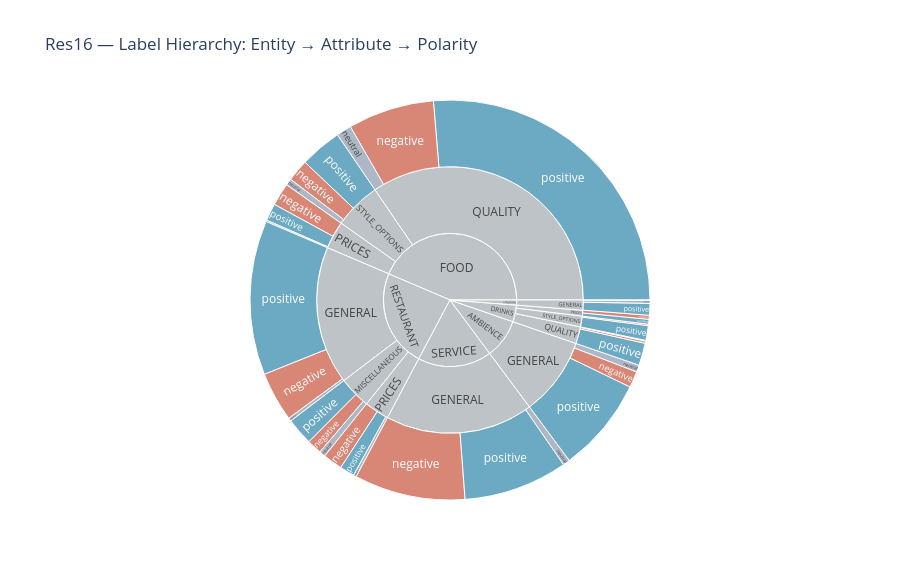

Notebook cell for this chart:
### Code cell
# ── Cell 13: Sunburst — Cấu trúc phân cấp Entity → Attribute → Polarity ───
hier = df.groupby(['entity', 'attribute', 'polarity']).size().reset_index(name='count')

fig = px.sunburst(
    hier, path=['entity', 'attribute', 'polarity'],
    values='count',
    color='polarity',
    color_discrete_map={
        'positive': '#2E86AB',
        'negative': '#C8553D',
        'neutral' : '#8D99AE',
        '(?)': '#bdc3c7'
    },
    title='Res16 — Label Hierarchy: Entity → Attribute → Polarity'
)
fig.update_layout(height=580)
fig.show()   # tương tác (plotly): không hiển thị trên GitHub; bản tĩnh tương đương ở Cell 10–12
print('💡 Click vào từng lớp để drill down vào cấu trúc phân cấp của nhãn.')

### Figure 1 — Plotly figure (JSON) as saved in the notebook; plotly's stock layout.template omitted (floating-point values rounded to 4 significant figures)
{"data": [{"branchvalues": "total", "customdata": [["(?)"], ["(?)"], ["(?)"], ["(?)"], ["(?)"], ["(?)"], ["(?)"], ["(?)"], ["(?)"], ["(?)"], ["(?)"], ["(?)"], ["(?)"], ["(?)"], ["(?)"], ["(?)"], ["(?)"], ["(?)"], ["negative"], ["negative"], ["negative"], ["negative"], ["negative"], ["negative"], ["negative"], ["negative"], ["negative"], ["negative"], ["negative"], ["negative"], ["neutral"], ["neutral"], ["neutral"], ["neutral"], ["neutral"], ["neutral"], ["neutral"], ["neutral"], ["neutral"], ["neutral"], ["positive"], ["positive"], ["positive"], ["positive"], ["positive"], ["positive"], ["positive"], ["positive"], ["positive"], ["positive"], ["positive"], ["positive"]], "domain": {"x": [0, 1], "y": [0, 1]}, "hovertemplate": "labels=%{label}<br>count=%{value}<br>parent=%{parent}<br>id=%{id}<br>polarity=%{customdata[0]}<extra></extra>", "ids": ["SERVICE", "AMBIENCE/GENERAL", "DRINKS/PRICES", "DRINKS/QUALITY", "DRINKS/STYLE_OPTIONS", "FOOD/PRICES", "FOOD/QUALITY", "RESTAURANT", "LOCATION/GENERAL", "FOOD/STYLE_OPTIONS", "RESTAURANT/MISCELLANEOUS", "RESTAURANT/PRICES", "SERVICE/GENERAL", "AMBIENCE", "DRINKS", "FOOD", "LOCATION", "RESTAURANT/GENERAL", "SERVICE/GENERAL/negative", "RESTAURANT/PRICES/negative", "RESTAURANT/GENERAL/negative", "AMBIENCE/GENERAL/negative", "RESTAURANT/MISCELLANEOUS/negative", "DRINKS/PRICES/negative", "LOCATION/GENERAL/negative", "DRINKS/QUALITY/negative", "DRINKS/STYLE_OPTIONS/negative", "FOOD/PRICES/negative", "FOOD/QUALITY/negative", "FOOD/STYLE_OPTIONS/negative", "AMBIENCE/GENERAL/neutral", "DRINKS/QUALITY/neutral", "FOOD/PRICES/neutral", "LOCATION/GENERAL/neutral", "SERVICE/GENERAL/neutral", "RESTAURANT/GENERAL/neutral", "RESTAURANT/MISCELLANEOUS/neutral", "RESTAURANT/PRICES/neutral", "FOOD/QUALITY/neutral", "FOOD/STYLE_OPTIONS/neutral", "RESTAURANT/PRICES/positive", "DRINKS/STYLE_OPTIONS/positive", "SERVICE/GENERAL/positive", "DRINKS/QUALITY/positive", "RESTAURANT/MISCELLANEOUS/positive", "LOCATION/GENERAL/positive", "DRINKS/PRICES/positive", "RESTAURANT/GENERAL/positive", "AMBIENCE/GENERAL/positive", "FOOD/QUALITY/positive", "FOOD/PRICES/positive", "FOOD/STYLE_OPTIONS/positive"], "labels": ["SERVICE", "GENERAL", "PRICES", "QUALITY", "STYLE_OPTIONS", "PRICES", "QUALITY", "RESTAURANT", "GENERAL", "STYLE_OPTIONS", "MISCELLANEOUS", "PRICES", "GENERAL", "AMBIENCE", "DRINKS", "FOOD", "LOCATION", "GENERAL", "negative", "negative", "negative", "negative", "negative", "negative", "negative", "negative", "negative", "negative", "negative", "negative", "neutral", "neutral", "neutral", "neutral", "neutral", "neutral", "neutral", "neutral", "neutral", "neutral", "positive", "positive", "positive", "positive", "positive", "positive", "positive", "positive", "positive", "positive", "positive", "positive"], "marker": {"colors": ["#bdc3c7", "#bdc3c7", "#bdc3c7", "#bdc3c7", "#bdc3c7", "#bdc3c7", "#bdc3c7", "#bdc3c7", "#bdc3c7", "#bdc3c7", "#bdc3c7", "#bdc3c7", "#bdc3c7", "#bdc3c7", "#bdc3c7", "#bdc3c7", "#bdc3c7", "#bdc3c7", "#C8553D", "#C8553D", "#C8553D", "#C8553D", "#C8553D", "#C8553D", "#C8553D", "#C8553D", "#C8553D", "#C8553D", "#C8553D", "#C8553D", "#8D99AE", "#8D99AE", "#8D99AE", "#8D99AE", "#8D99AE", "#8D99AE", "#8D99AE", "#8D99AE", "#8D99AE", "#8D99AE", "#2E86AB", "#2E86AB", "#2E86AB", "#2E86AB", "#2E86AB", "#2E86AB", "#2E86AB", "#2E86AB", "#2E86AB", "#2E86AB", "#2E86AB", "#2E86AB"]}, "name": "", "parents": ["", "AMBIENCE", "DRINKS", "DRINKS", "DRINKS", "FOOD", "FOOD", "", "LOCATION", "FOOD", "RESTAURANT", "RESTAURANT", "SERVICE", "", "", "", "", "RESTAURANT", "SERVICE/GENERAL", "RESTAURANT/PRICES", "RESTAURANT/GENERAL", "AMBIENCE/GENERAL", "RESTAURANT/MISCELLANEOUS", "DRINKS/PRICES", "LOCATION/GENERAL", "DRINKS/QUALITY", "DRINKS/STYLE_OPTIONS", "FOOD/PRICES", "FOOD/QUALITY", "FOOD/STYLE_OPTIONS", "AMBIENCE/GENERAL", "DRINKS/QUALITY", "FOOD/PRICES", "LOCATION/GENERAL", "SERVICE/GENERAL", "RESTAURANT/GENERAL", "RESTAURANT/MISCELLANEOUS", "RESTAURANT/PRICES", "FOOD/QUALITY", "FOOD/STYLE_OPTIONS", "RESTAURANT/PRICES", "DRINKS/STYLE_OPTIONS", "SERVICE/GENERAL", "DRINKS/QUALITY", "RESTAURANT/MISCELLANEOUS", "LOCATION/GENERAL", "DRINKS/PRICES", "RESTAURANT/GENERAL", "AMBIENCE/GENERAL", "FOOD/QUALITY", "FOOD/PRICES", "FOOD/STYLE_OPTIONS"], "type": "sunburst", "values": [604.0, 321.0, 24.0, 69.0, 44.0, 113.0, 1162.0, 796.0, 41.0, 192.0, 131.0, 101.0, 604.0, 321.0, 137.0, 1467.0, 41.0, 564.0, 302.0, 53.0, 135.0, 44.0, 40.0, 11.0, 1.0, 6.0, 4.0, 62.0, 235.0, 60.0, 19.0, 2.0, 4.0, 8.0, 19.0, 9.0, 17.0, 8.0, 41.0, 18.0, 40.0, 40.0, 283.0, 61.0, 74.0, 32.0, 13.0, 420.0, 258.0, 886.0, 47.0, 114.0]}], "layout": {"height": 580, "legend": {"tracegroupgap": 0}, "title": {"text": "Res16 — Label Hierarchy: Entity → Attribute → Polarity"}}}
